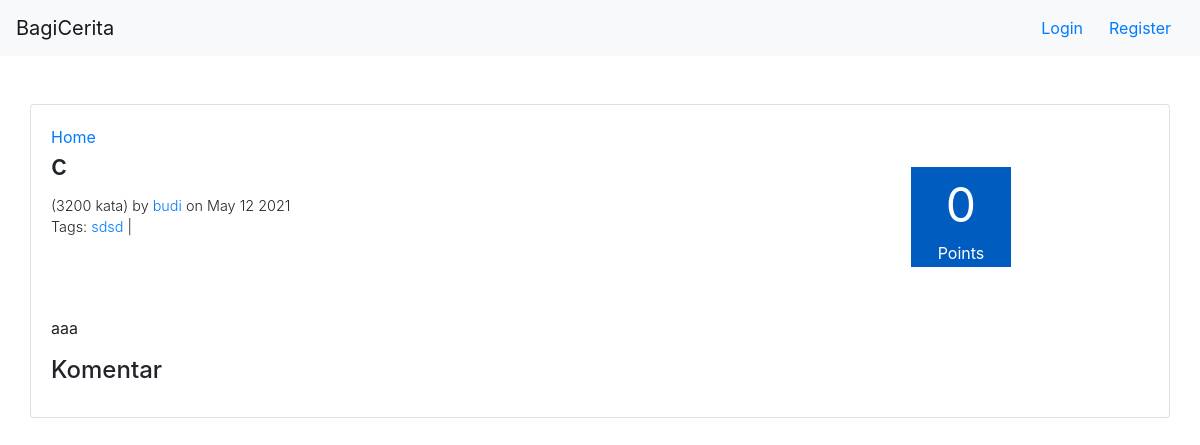
The app's page /stories/42, older data.
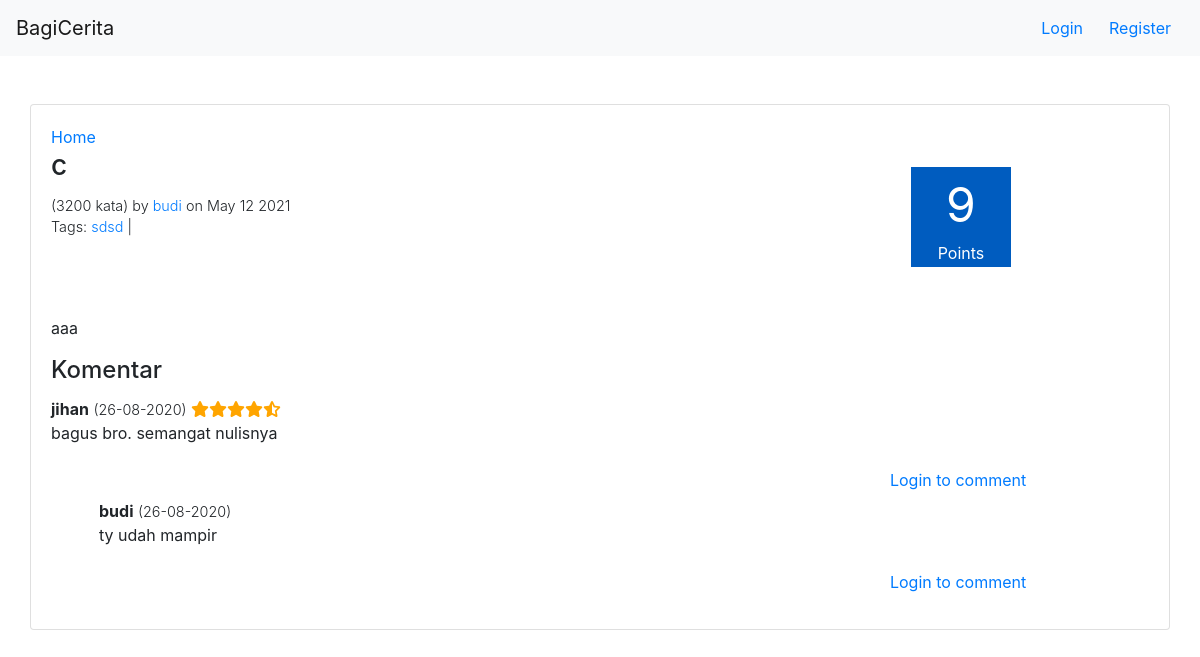
The same page, newer data.
### story/models.py (models this page shows, shortened)
class Tag(models.Model):
    name = models.CharField(max_length=120,blank=True)
    stories = models.ManyToManyField(Story)

class Story(models.Model):
    title = models.CharField(max_length=120,blank=True)
    date_posted = models.DateTimeField(null=True, blank=True)
    content = RichTextField(blank=True,null=True)
    user = models.ForeignKey(User, on_delete=models.CASCADE,default=None)
    class Meta:
        ordering = ["-date_posted"]

class Comment(models.Model):
    content = models.TextField(blank=True,null=True)
    user = models.ForeignKey(User, on_delete=models.CASCADE,default=None)
    story = models.ForeignKey(Story, on_delete=models.CASCADE,default=None)
    replied_comment_id = models.IntegerField(default=0)
    rating = models.IntegerField(default=1)

### story/views.py (the view, shortened to what this page needs)
# urls.py: path('<int:story_id>',story_view,name="story"),
def story_view(request,story_id):
    story = Story.objects.get(id=story_id)
    context={
        "id":story_id,
        "story":get_story(story),
        "comments":get_comments(story_id),
        "have_commented":"False"
    }
    for comment in context['comments']:
        print("comment: "+str(comment))
        if(comment.user.id == request.user.id):
            context['have_commented']="True"
    return render(request,"story/story.html",context)

### bagicerita/context_processor.py (called while the page is built)
def get_auth_form(request):
    registerForm = UserCreationForm()
    return{
        'register_form':registerForm
    }

def check_if_logged_in(request):
    if request.user.is_authenticated:
        return{
            'logged_in':True,
            'username':request.user.username
        }
    else:
        return {
            'logged_in':False
        }

### bagicerita/helpers.py (called while the page is built)
def get_story(story):
    story.tags = story.tag_set.all()
    story.date_posted = story.date_posted.strftime("%B %d %Y")
    print("date posted: "+str(story.date_posted))
    story = calculate_story_rating(story)
    return story

def get_comments(story_id):
    story_comments = Story.objects.get(id=story_id).comment_set.filter(replied_comment_id=0)
    return iterate_through_comments_and_get_replies(story_comments)

def get_replies(comment_id):
    comment_replies = Comment.objects.filter(replied_comment_id=comment_id)
    return iterate_through_comments_and_get_replies(comment_replies)

def iterate_through_comments_and_get_replies(comments):
    for comment in comments:
        comment.replies = get_replies(comment.id)
    return comments

### templates/story/story.html (shortened to what this page needs)
{% extends 'base.html' %}
{% load story_tags %}
{% block content %}
    {% include 'navbar.html' %}
    <div class="container">
        <div class="row mt-5">
            <div class="card" style="width: 100%">
                <div class="card-body">
                    <a href="/stories">Home</a>
                    <div class="story">
                        <div class="story-info-container">
                            <div class="story-info mb-5">
                                <h3 class="card-title">{{story.title}}</h3>
                                <span class="text-story-info font-weight-light">(3200 kata) by <a href="/user/{{story.user.username}}/profile">{{story.user.username}}</a> on {{story.date_posted}}</span>
                                <span class="text-story-info tags font-weight-light">Tags:
                                    {% for tag in  story.tags%}
                                        <a href="/stories?tag={{tag.name}}">{{tag.name}}</a> |
                                    {% endfor %}
                                </span>
                            </div>
                            <div class="score-box story-page mr-2">
                                <div class="points-number text-center mb-0">{{story.rating}}</div>
                                <div class="points-text text-center">Points</div>
                            </div>
                        </div>
                        <div class="story-content">
                            <p>{{story.content | safe}}</p>
                        </div>
                    </div>
                    <div class="comments">
                        <h4 class="card-title">Komentar</h4>
                        {% for comment in comments %}
                            {% comment_tag comment request%}
                        {% endfor %}
                    </div>
                </div>
            </div>
        </div>
    </div>
{% endblock %}

### templates/story/comment.html (shortened to what this page needs)
{% load story_tags %}
<div class="{% if comment.replied_comment_id != 0 %} ml-5 {% endif %} comment mb-2">
    <h6 class="user font-weight-bold">{{comment.user.username}}</h6>
    <span class="date font-weight-light">(26-08-2020)</span>
    {% if comment.replied_comment_id == 0 %}
        <span class="rating">
            {{ comment.rating | render_rating }}
        </span>
    {% endif %}
    <p class="content">{{comment.content}}</p>
    <div class="login-to-comment">
        {% if request.user.is_authenticated %}
            <button onclick="showReplyBox(this)" type="button" data-target="reply-box-{{comment.id}}" class="btn btn-link">Reply</button>
            <form method="POST" class="reply-box" id="reply-box-{{comment.id}}">
                {% csrf_token %}
                <div class="form-group no-gutters">
                    <textarea required class="form-control" name="content" id="exampleFormControlTextarea1" rows="3"></textarea>
                </div>
                <div class="container-button-submit">
                    <button type="submit" class="btn btn-primary">Submit</button>
                </div>
                <input type="hidden" name="replied_comment_id" value="{{comment.id}}">
            </form>
        {%else %}
            <button type="button" data-bs-toggle="modal" data-bs-target="#loginModal" class="btn btn-link">Login to comment</button>
        {% endif %}
    </div>
    {% for reply in comment.replies %}
        {% comment_tag reply request %}
    {% endfor %}
</div>

Row changes from the older to the newer data that the page shows:
computed for Story "aaa": rating "0" → "9"
added Comment: user.username "jihan", rating 9 (drawn), content "bagus bro. semangat nulisnya", shown under "Komentar"
added Comment: user.username "budi", content "ty udah mampir", shown under "jihan"
